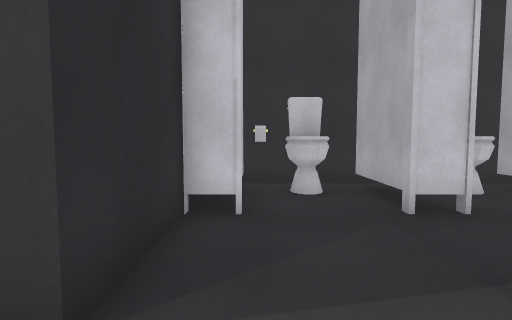
view 1 (above)

24 first-person views from a walk through a scene from a Unity 3-D project. The camera is 1.2 m above the floor, tilts 4° down and sees 80° across. The floor is counted in squares, 1 m on a side. Each view is taken from the middle of a square. On the plan, view 1 faces up. The plan holds only what a view shows up to about 13 squares ahead; the rest is blank. The place goes on beyond the plan. The player character is not drawn. Door leaves are left out, so doorways stand open. Some surface patterns are stand-ins.

view 2
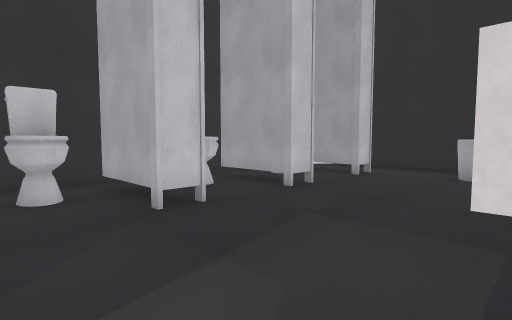

view 3
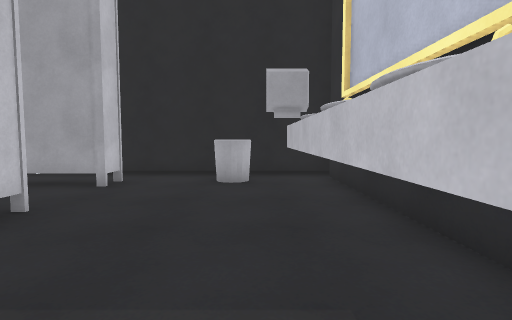

view 4
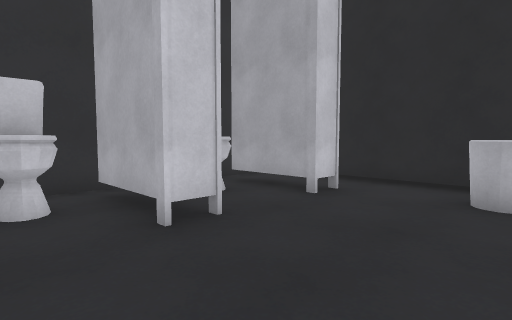

view 5
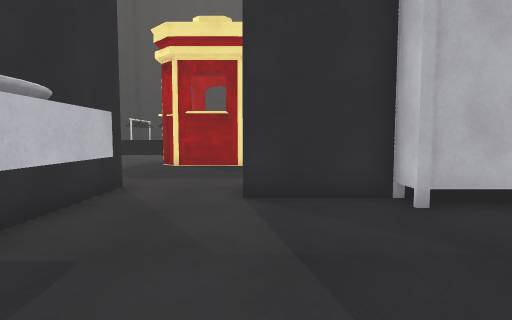

view 6
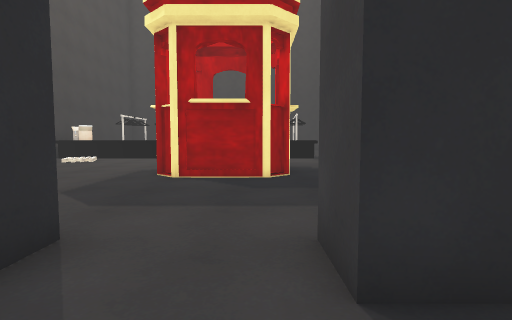

view 7
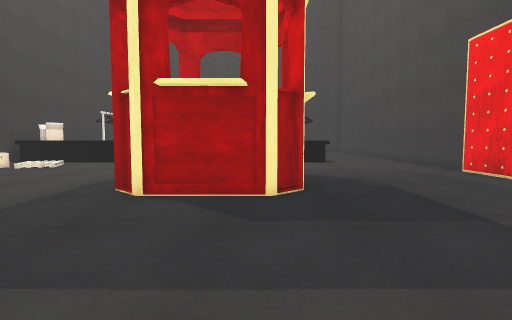

view 8
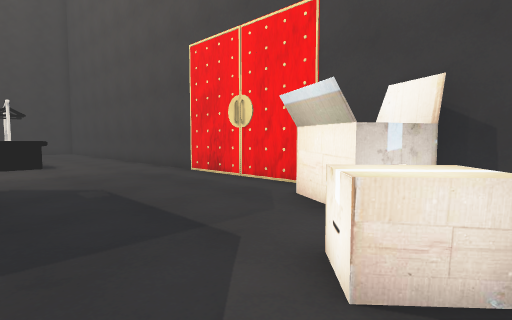

view 9
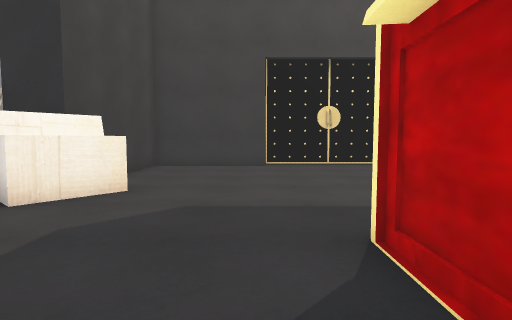

view 10
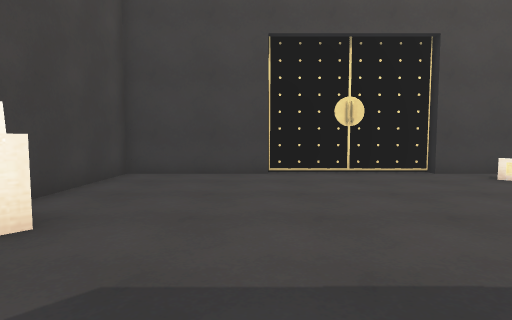

view 11
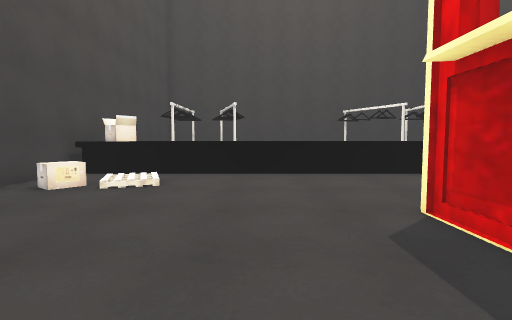

view 12
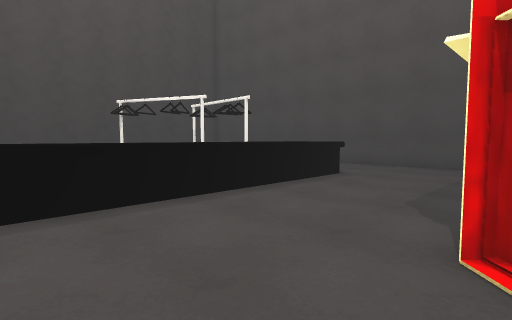

view 13
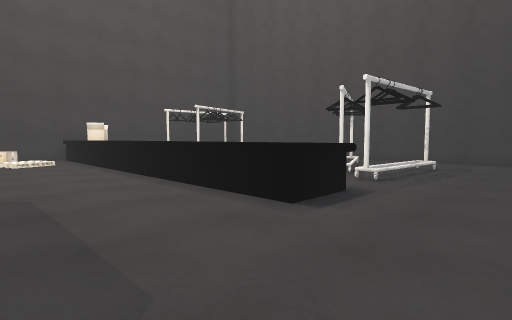

view 14
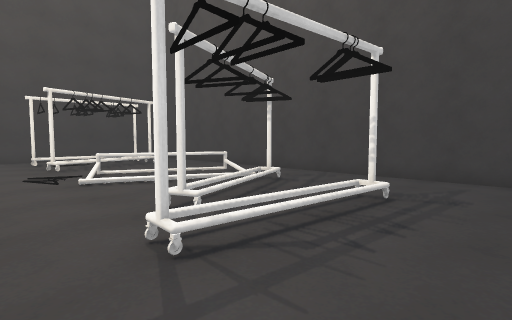

view 15
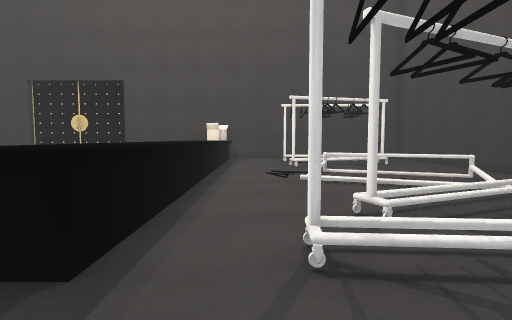

view 16
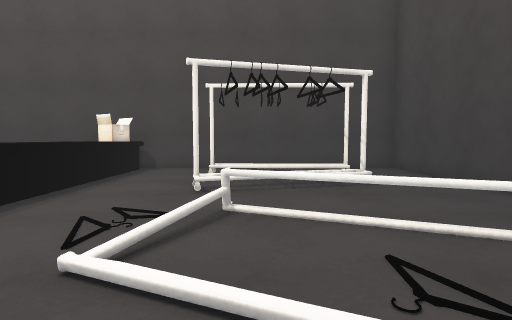

view 17
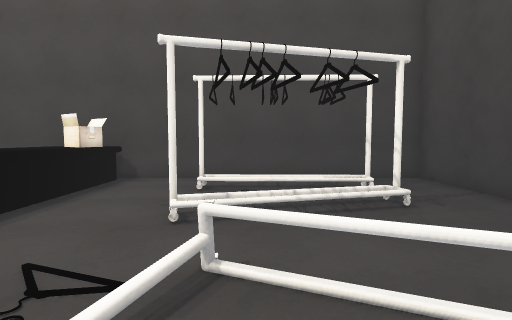

view 18
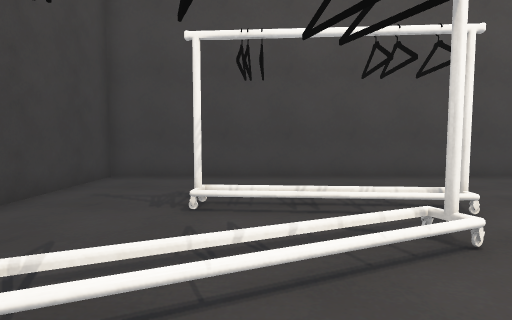

view 19
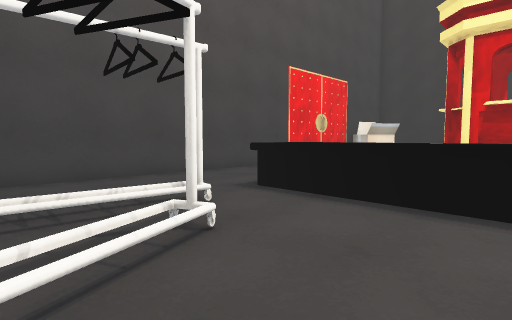

view 20
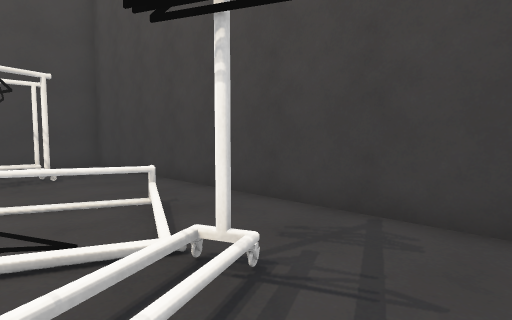

view 21
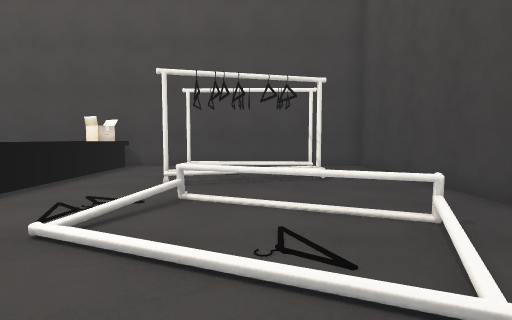

view 22
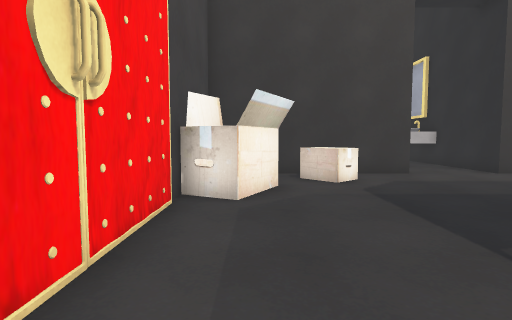

view 23
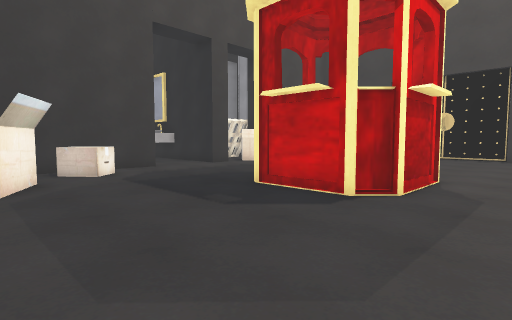

view 24
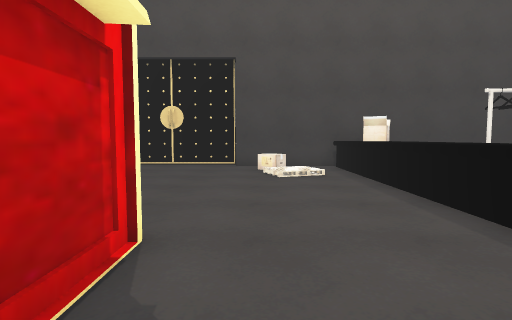

### Floor plan
Key: @ floor where view 1 was taken; # wall or solid block; x gap in a wall; . floor; / step, stairs or slope; D open door; = window, fence, low wall or low ledge; ^ raised ledge; T thing the floor can be seen under or through; O other object.
Columns run from 30 left of view 1 to 12 right of it. Each row starts with its distance up from view 1.
  9 ###########################   ########  ##
  8 #......................O.O  ####.####   T.
  7 #......................OOO  ###^.##^# ^^T.
  6 #........................OO ###=.#.=###.T.#
  5 #..........^^............OOO##DDD#D.##..T.#
  4 #...#...#..^^^............O.##....DD.DDD..#
  3 #......#...^^^..............##....DD......#
  2 #...////...^^^....####......##...........##
  1 #..#//.....^^^....#  #...................##
  0 #..//......^^^....#  #........@###########
 -1 #..O..//...^^^....#  #......####
 -2 #.==.../...^^^....####......#
 -3 #...==.//..^^^.............O
 -4 #.....=....^^^.............OO
 -5 #..........^^^............OO#
 -6 #......#...^^^.............O#
 -7 #..#.O.....^^^.............D#
 -8 #..........^^^//...........D#
 -9 #..#...#...^^^ /...........D#
-10 #..........OO^.OO...........#
-11 #..........x^x..............#
-12 #############################

Positions as (right, up) in squares from view 1, and headings:
1: (0, 0), facing up
2: (0, 0), facing up-right
3: (2, 1), facing right
4: (4, 1), facing up-right
5: (5, 2), facing left
6: (1, 1), facing left
7: (-2, 1), facing left
8: (-3, 2), facing up-left
9: (-7, 2), facing down
10: (-7, -1), facing down
11: (-7, -5), facing left
12: (-12, -5), facing up-left
13: (-13, 8), facing down-left
14: (-20, 7), facing down-left
15: (-21, 7), facing down
16: (-24, 1), facing down
17: (-24, -1), facing down
18: (-25, -1), facing up
19: (-25, -1), facing up-right
20: (-25, 3), facing down-left
21: (-25, 2), facing down
22: (-13, 7), facing right
23: (-15, 8), facing down-right
24: (-14, 2), facing down
